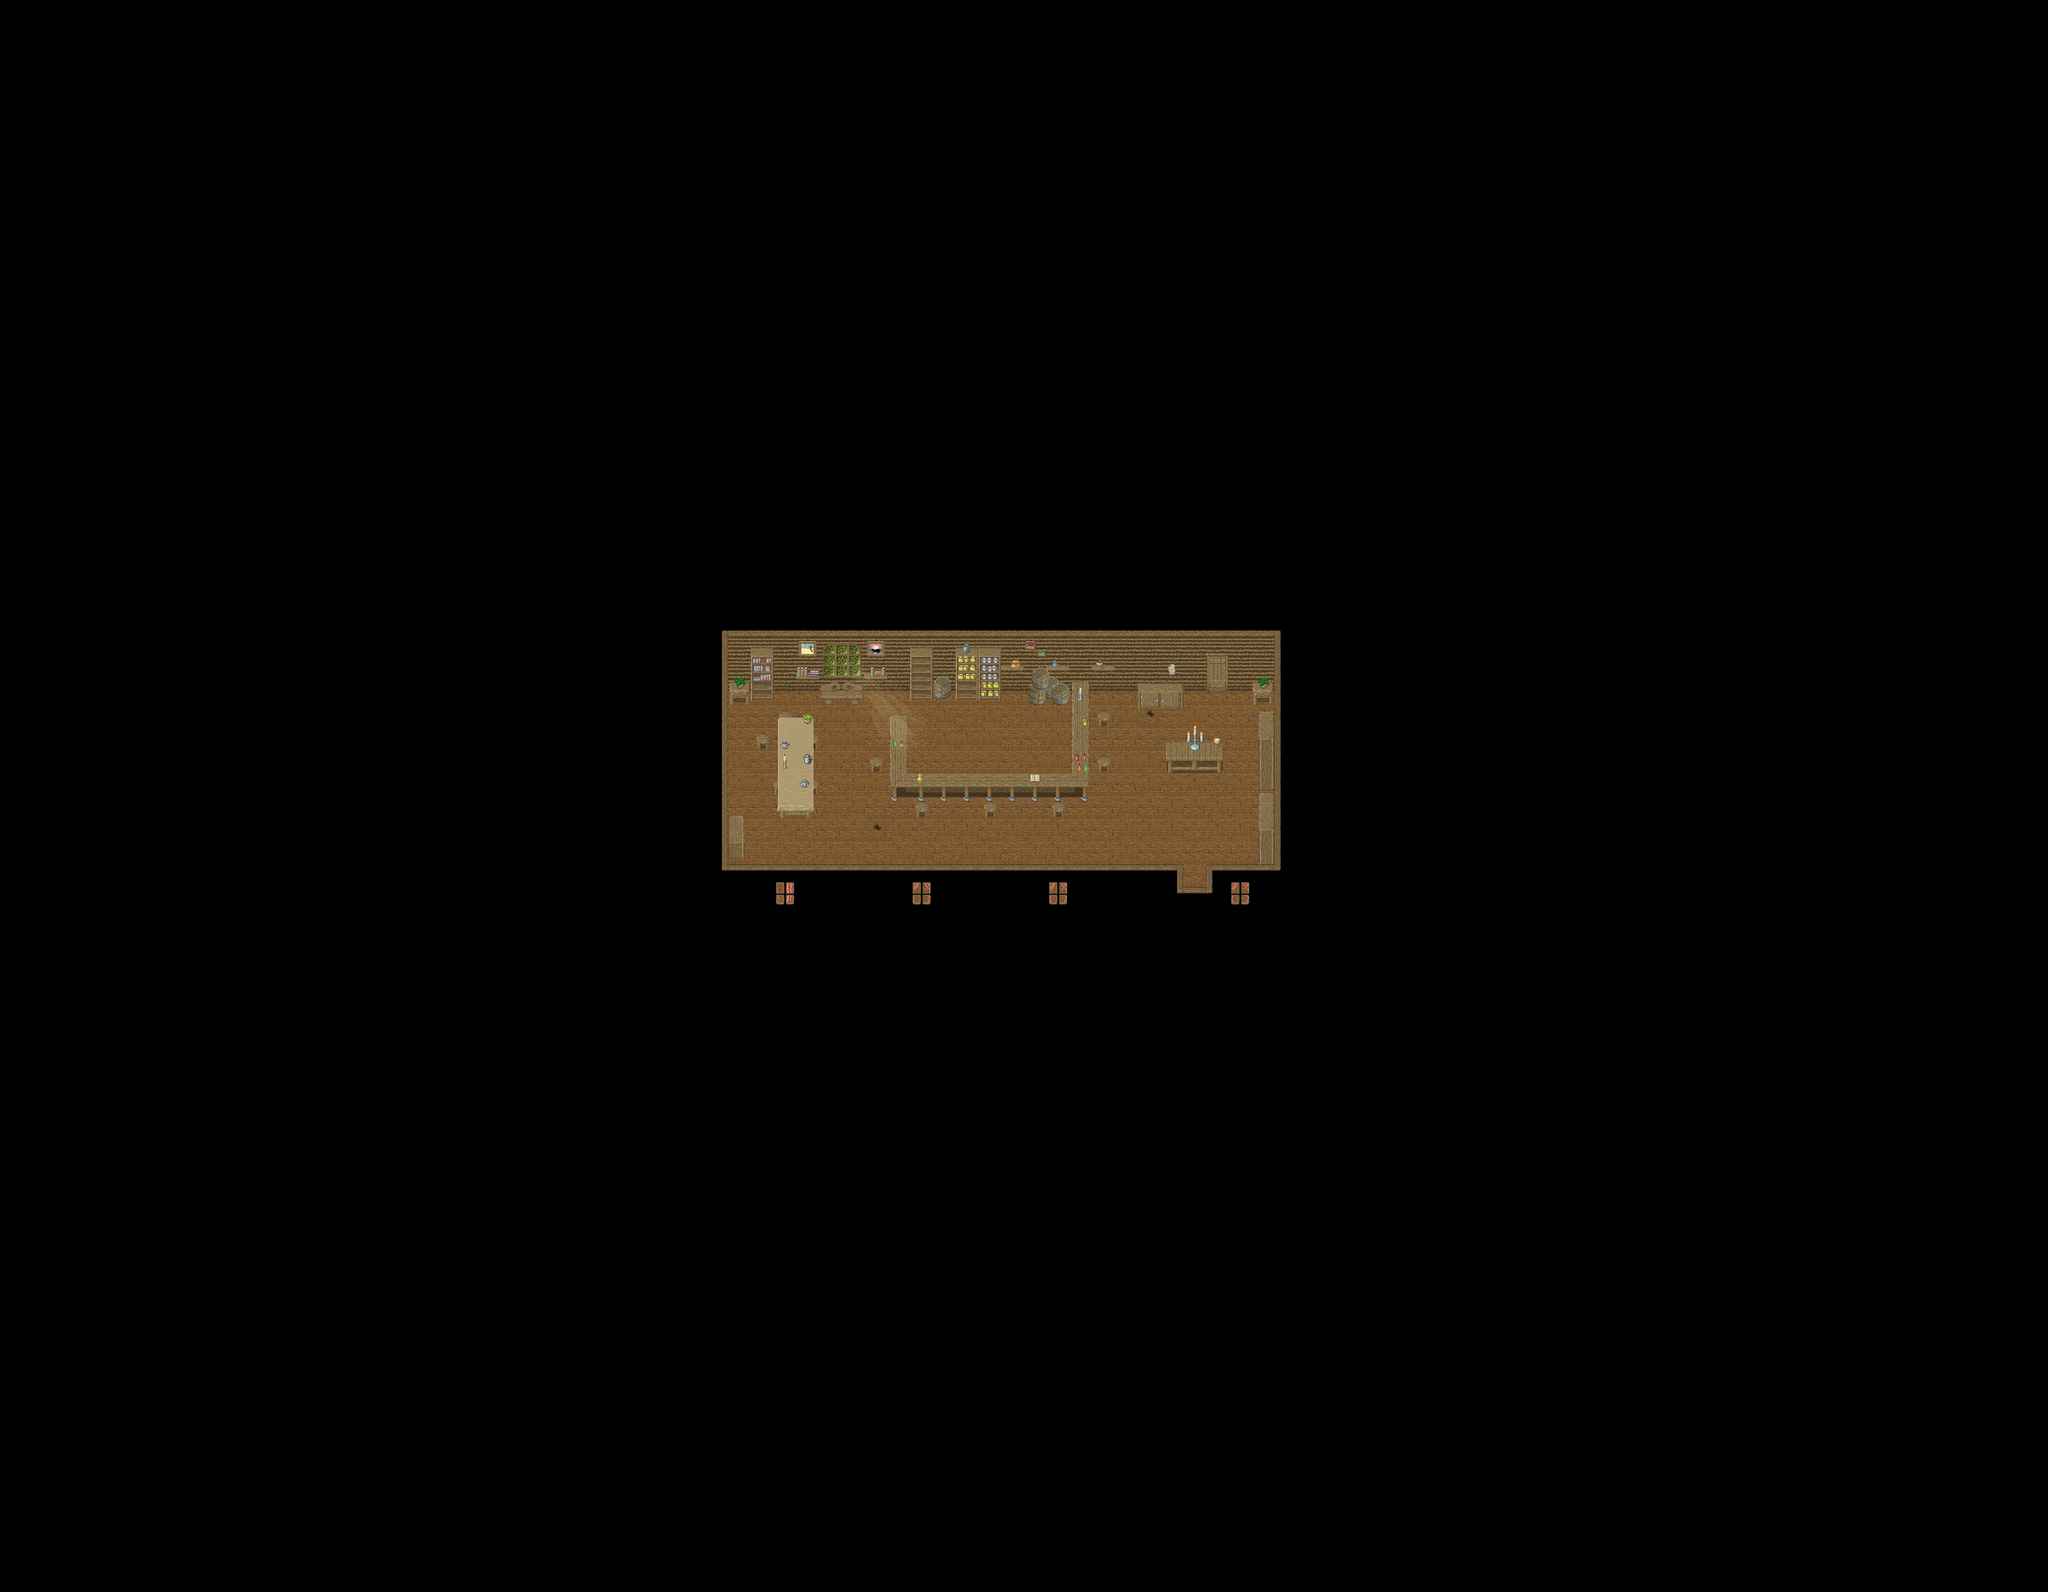

A 2D game scene composited from a Tiled map and its tileset images. What follows is a short description and the map's XML, with each tile layer's data collapsed to a summary:
An orthogonal 90x70 tile map with 32x32 px tiles, 6 tile layers (Ground, Ground 2, Ground 3, Fringe, ...), 2 hidden layers not drawn, 16 tilesets and 2 objects (2x warp).

<map version="1.2" tiledversion="1.3.4" orientation="orthogonal" renderorder="right-down" width="90" height="70" tilewidth="32" tileheight="32" infinite="0" nextlayerid="18" nextobjectid="27">
 <properties>
  <property name="license" value="CC BY-SA 3.0" />
  <property name="manaplus version" value="2" />
  <property name="minimap" value="graphics/minimaps/012-2-1.png" />
  <property name="music" value="candor.ogg" />
  <property name="name" value="Sorfina's Home" />
 </properties>
 <tileset firstgid="1" name="Collision" tilewidth="32" tileheight="32" tilecount="9" columns="3">
  <image source="../graphics/tilesets/collision.png" width="96" height="96" />
 </tileset>
 <tileset firstgid="10" name="hurns-ground" tilewidth="32" tileheight="32" tilecount="256" columns="16">
  <image source="../graphics/tilesets/hurns-ground.png" width="512" height="512" />
 </tileset>
 <tileset firstgid="266" name="hurns-indoor" tilewidth="32" tileheight="32" tilecount="256" columns="16">
  <image source="../graphics/tilesets/hurns-indoor.png" width="512" height="512" />
 </tileset>
 <tileset firstgid="522" name="artis-indoor" tilewidth="32" tileheight="32" tilecount="256" columns="16">
  <image source="../graphics/tilesets/artis-indoor.png" width="512" height="512" />
 </tileset>
 <tileset firstgid="778" name="ship-indoor-fringe" tilewidth="32" tileheight="32" tilecount="256" columns="16">
  <image source="../graphics/tilesets/ship-indoor-fringe.png" width="512" height="512" />
 </tileset>
 <tileset firstgid="1034" name="hurns-indoor-accessory" tilewidth="32" tileheight="32" tilecount="128" columns="8">
  <image source="../graphics/tilesets/hurns-indoor-accessory.png" width="256" height="512" />
 </tileset>
 <tileset firstgid="1162" name="fire" tilewidth="64" tileheight="64" tilecount="7" columns="7">
  <image source="../graphics/tilesets/fire.png" width="448" height="64" />
  <tile id="0">
   <animation>
    <frame tileid="0" duration="100" />
    <frame tileid="1" duration="100" />
    <frame tileid="2" duration="100" />
    <frame tileid="3" duration="100" />
    <frame tileid="4" duration="100" />
    <frame tileid="5" duration="100" />
    <frame tileid="6" duration="100" />
   </animation>
  </tile>
 </tileset>
 <tileset firstgid="1169" name="sunlight-x1x5" tilewidth="32" tileheight="160" tilecount="4" columns="4">
  <image source="../graphics/tilesets/sunlight-x1x5.png" width="128" height="160" />
 </tileset>
 <tileset firstgid="1173" name="artis-indoor-fringe" tilewidth="32" tileheight="32" tilecount="256" columns="16">
  <image source="../graphics/tilesets/artis-indoor-fringe.png" width="512" height="512" />
 </tileset>
 <tileset firstgid="1429" name="artis-accessory" tilewidth="32" tileheight="32" tilecount="128" columns="16">
  <image source="../graphics/tilesets/artis-accessory.png" width="512" height="256" />
 </tileset>
 <tileset firstgid="1557" name="hurns-teacup-vapor-2" tilewidth="32" tileheight="32" tilecount="4" columns="4">
  <image source="../graphics/tilesets/hurns-teacup-vapor-2.png" width="128" height="32" />
  <tile id="0">
   <animation>
    <frame tileid="0" duration="200" />
    <frame tileid="1" duration="200" />
    <frame tileid="2" duration="200" />
    <frame tileid="3" duration="200" />
   </animation>
  </tile>
 </tileset>
 <tileset firstgid="1561" name="artis-indoor-x1x2" tilewidth="32" tileheight="32" tilecount="32" columns="16">
  <image source="../graphics/tilesets/artis-indoor-x1x2.png" width="512" height="64" />
 </tileset>
 <tileset firstgid="1593" name="box-x1x2" tilewidth="32" tileheight="32" tilecount="16" columns="4">
  <image source="../graphics/tilesets/box-x1x2.png" width="128" height="128" />
 </tileset>
 <tileset firstgid="1609" name="artis-indoor-x1x3" tilewidth="32" tileheight="96" tilecount="48" columns="16">
  <image source="../graphics/tilesets/artis-indoor-x1x3.png" width="512" height="288" />
 </tileset>
 <tileset firstgid="1657" name="artis-indoor-x1x4" tilewidth="32" tileheight="128" tilecount="16" columns="16">
  <image source="../graphics/tilesets/artis-indoor-x1x4.png" width="512" height="128" />
 </tileset>
 <tileset firstgid="1673" name="candle-x1x2" tilewidth="32" tileheight="64" tilecount="12" columns="3">
  <image source="../graphics/tilesets/candle-x1x2.png" width="96" height="256" />
  <tile id="3">
   <animation>
    <frame tileid="3" duration="200" />
    <frame tileid="4" duration="200" />
    <frame tileid="5" duration="200" />
   </animation>
  </tile>
 </tileset>
 <layer id="10" name="Ground" width="90" height="70">
  <data>[6300 cells, 6300 non-empty, 8 distinct tile ids]</data>
 </layer>
 <layer id="11" name="Ground 2" width="90" height="70">
  <data>[6300 cells, 73 non-empty, 51 distinct tile ids]</data>
 </layer>
 <layer id="12" name="Ground 3" width="90" height="70">
  <data>[6300 cells, 21 non-empty, 14 distinct tile ids]</data>
 </layer>
 <layer id="13" name="Fringe" width="90" height="70">
  <data>[6300 cells, 12 non-empty, 11 distinct tile ids]</data>
 </layer>
 <layer id="14" name="Over" width="90" height="70">
  <data>[6300 cells, 159 non-empty, 22 distinct tile ids]</data>
 </layer>
 <layer id="15" name="Over 2" width="90" height="70">
  <data>[6300 cells, 1 non-empty, 1 distinct tile ids]</data>
 </layer>
 <layer id="16" name="Collision" width="90" height="70" visible="0">
  <data>[6300 cells, 6136 non-empty, 2 distinct tile ids]</data>
 </layer>
 <layer id="17" name="Heights" width="90" height="70" visible="0">
  <data>[6300 cells, 0 non-empty, 0 distinct tile ids]</data>
 </layer>
 <objectgroup id="9" name="Objects" visible="0">
  <object id="24" name="To Outside" type="warp" x="1664" y="1248" width="32" height="32">
   <properties>
    <property name="dest_map" value="012-1" />
    <property name="dest_x" value="38" />
    <property name="dest_y" value="116" />
   </properties>
  </object>
  <object id="26" name="To Sleeping Room" type="warp" x="1696" y="960" width="32" height="32">
   <properties>
    <property name="dest_map" value="012-2-2" />
    <property name="dest_x" value="30" />
    <property name="dest_y" value="34" />
   </properties>
  </object>
 </objectgroup>
</map>
